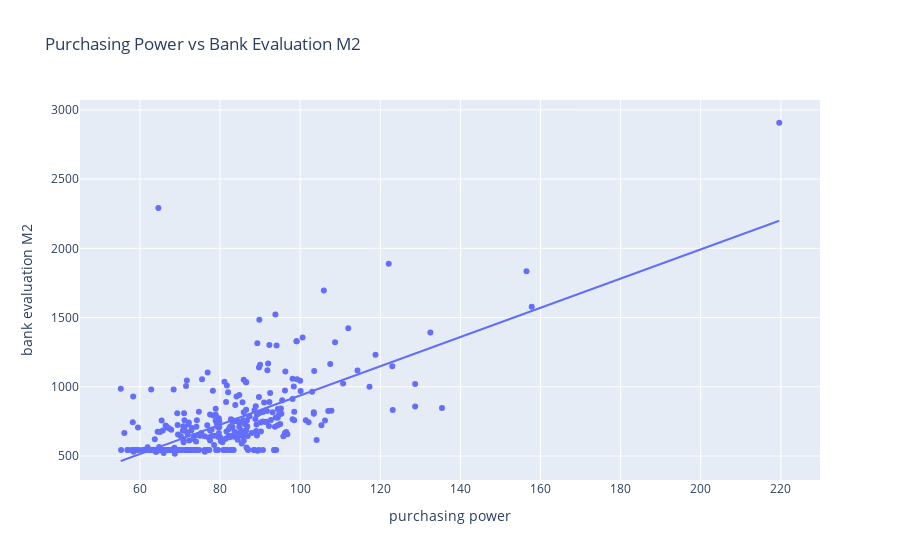

Notebook source saved alongside this figure:
### Markdown cell above
# EDA

### Code cell
px.scatter(df, x = 'purchasing power', y='bank evaluation M2', trendline='ols', title='Purchasing Power vs Bank Evaluation M2')

### Figure 1 — Plotly figure (JSON) as saved in the notebook; plotly's stock layout.template omitted (floating-point values rounded to 4 significant figures; data arrays with more than 128 entries replaced by an {"elided": "..."} marker saying what was removed)
{"data": [{"hovertemplate": "purchasing power=%{x}<br>bank evaluation M2=%{y}<extra></extra>", "legendgroup": "", "marker": {"color": "#636efa", "symbol": "circle"}, "mode": "markers", "name": "", "orientation": "v", "showlegend": false, "type": "scatter", "x": {"elided": "345 float values"}, "xaxis": "x", "y": {"elided": "345 float values"}, "yaxis": "y"}, {"hovertemplate": "<b>OLS trendline</b><br>bank evaluation M2 = 10.556 * purchasing power + -118.602<br>R<sup>2</sup>=0.464662<br><br>purchasing power=%{x}<br>bank evaluation M2=%{y} <b>(trend)</b><extra></extra>", "legendgroup": "", "marker": {"color": "#636efa", "symbol": "circle"}, "mode": "lines", "name": "", "showlegend": false, "type": "scatter", "x": {"elided": "345 float values"}, "xaxis": "x", "y": {"elided": "345 float values"}, "yaxis": "y"}], "layout": {"legend": {"tracegroupgap": 0}, "title": {"text": "Purchasing Power vs Bank Evaluation M2"}, "xaxis": {"anchor": "y", "domain": [0, 1], "title": {"text": "purchasing power"}}, "yaxis": {"anchor": "x", "domain": [0, 1], "title": {"text": "bank evaluation M2"}}}}
